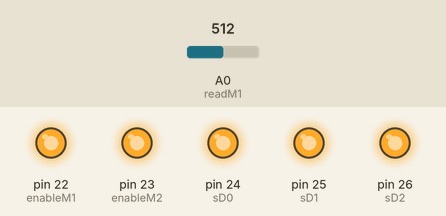
Recording of a sketch running on a simulated Arduino Mega 2560, built with avr-gcc and run on an emulated ATmega2560. On the bench: output pins drawn as LEDs (lit = HIGH). The test bench sets the inputs (shaded band); at power-on: A0 (readM1) = 512. What the sketch prints to the serial monitor is not drawn.

Above: at 0.1 s.
Timing chart, 0 to 1.6 s (numbered marks = the images above):
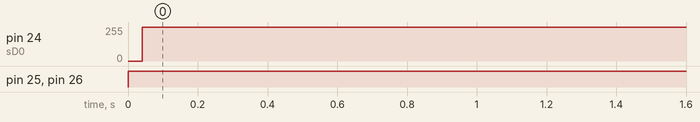

The sketch:

InfraRouge.ino
```cpp
/* =================================================================
Projet GORRE
   Reception Infrarouge

  David Briand
  INSA Rennes  -  France

  build 1.0
  17.11.2013

  Notes:
        - Programme complet:
          =>Séquence de calibrage
          =>Séquence d'init de la communication
          =>Récupération des tensions issues des capteurs
          =>Seuillage des tensions des capteurs
          =>Encapsulation dans le type de trame prédéfini
          =>Envoie de la trame par liaison série

          ==> Ajout d'un timer permettant de mesurer le temps de balayage
          => Problème au niveau du calcul de nombres de trames en fonction du nombre
          de Capteurs
=================================================================== */
#include <avr/interrupt.h>
#include <avr/io.h>
#define enableM1 22 //Enable Mux 1 Pin 22 (digital)
#define enableM2 23 //Enable Mux 2 Pin 23 (digital)
#define sD0 24  //Selection 0 Mux Pin 24 (digital)
#define sD1 25  //Selection 1 Mux Pin 25 (digital)
#define sD2 26  //Selection 2 Mux Pin 26 (digital)
#define readM1 0 //Lecture du Mux 1 sur Analog 0
#define readM2 1 //Lecture du Mux 2 sur Analog 1
#define nbSensor 8
char startC='G'; //Start byte
char stopC ='E';  //Stop Byte
byte trame[256];
unsigned int sensorBin[8] = {0, 1, 2, 3, 4, 5, 6, 7};  //Sensors locations (8)
unsigned int sensorMatrix[nbSensor];
unsigned int sensorMatrixReference[nbSensor];
int nbLoop;
unsigned long time;


/********Fonction d'initialisation **********/
void setup(){
    Serial.begin(9600);
    pinMode(enableM1, OUTPUT);
    pinMode(enableM2, OUTPUT);
    pinMode(sD0, OUTPUT);
    pinMode(sD1, OUTPUT);
    pinMode(sD2, OUTPUT);
    digitalWrite(enableM1, HIGH);
    digitalWrite(enableM2, HIGH);
    //Calibration(sensorMatrixReference);
    interrupts();
}
/*********************************************/

/********Fonction MAIN *********************/
void loop(){

  //Read the sensors' value
  for(int scan=0; scan<nbSensor; scan++)
  {
      int sensorRow = sensorBin[scan];
      int s0 = sensorRow & 0x01;
      int s1 = (sensorRow>>1) & 0x01;
      int s2 = (sensorRow>>2) & 0x01;

      digitalWrite(sD0, s0);
      digitalWrite(sD1, s1);
      digitalWrite(sD2, s2);

      sensorMatrix[scan]=analogRead(readM1); //first mux
      //sensorMatrix[scan+nbSensor/2]=analogRead(readM2);  //2nd mux
  }

  //Normalize sensor values to either 1 or 0
  Thresholding(sensorMatrix);
  delay(500);

  //Détermination du temps de balayage et d'envoi des données:
  /*time=micros();
  Serial.print("  ");
  Serial.println(time);*/
}
```

Calibration.ino
```cpp
void Calibration(unsigned int * reference)
{
  for(int scan=0; scan<(nbSensor); scan++){
    nbLoop=nbSensor/8;
    sensorMatrixReference[scan]=50;
  }
    for(int i=0; i<(nbLoop); i++){
    //nbLoop=nbSensor/8;
    trame[i]=0x00;
  }
  //Serial.println(nbLoop);
}
```

Init_Com.ino
```cpp
void Init_Com()
{
   // Recieve data from BeagleBone and write it to a String
  while(Serial.available()){
    char inChar = (char)Serial.read();
    if (inChar == startC){
      Serial.print(startC);
      Serial.print(nbSensor);
      Serial.print(stopC);
    }
  }

}
```

Thresholding.ino
```cpp
#define Threshold 100

void Thresholding(unsigned int * sensors)
{
  /*sensors[] contains values between 0-1024 (arduino's raw ADC value for 0-5v)
    The thresholding value determine the state of each sensor, whether ON (1) or OFF (0)*/

  Serial.print("start");
  for(int scan=0; scan<(nbSensor); scan++)
  {

    if (sensors[scan] > Threshold)
        Serial.print(0);
    else
        Serial.print(1);
  }
   Serial.println("end");
}
```

Measured:
- by itself, pin 24 (sD0): 0/255 → 255/255 at 0.04 s
- by itself, pin 25 (sD1), pin 26 (sD2): LOW → HIGH at 0.00 s
